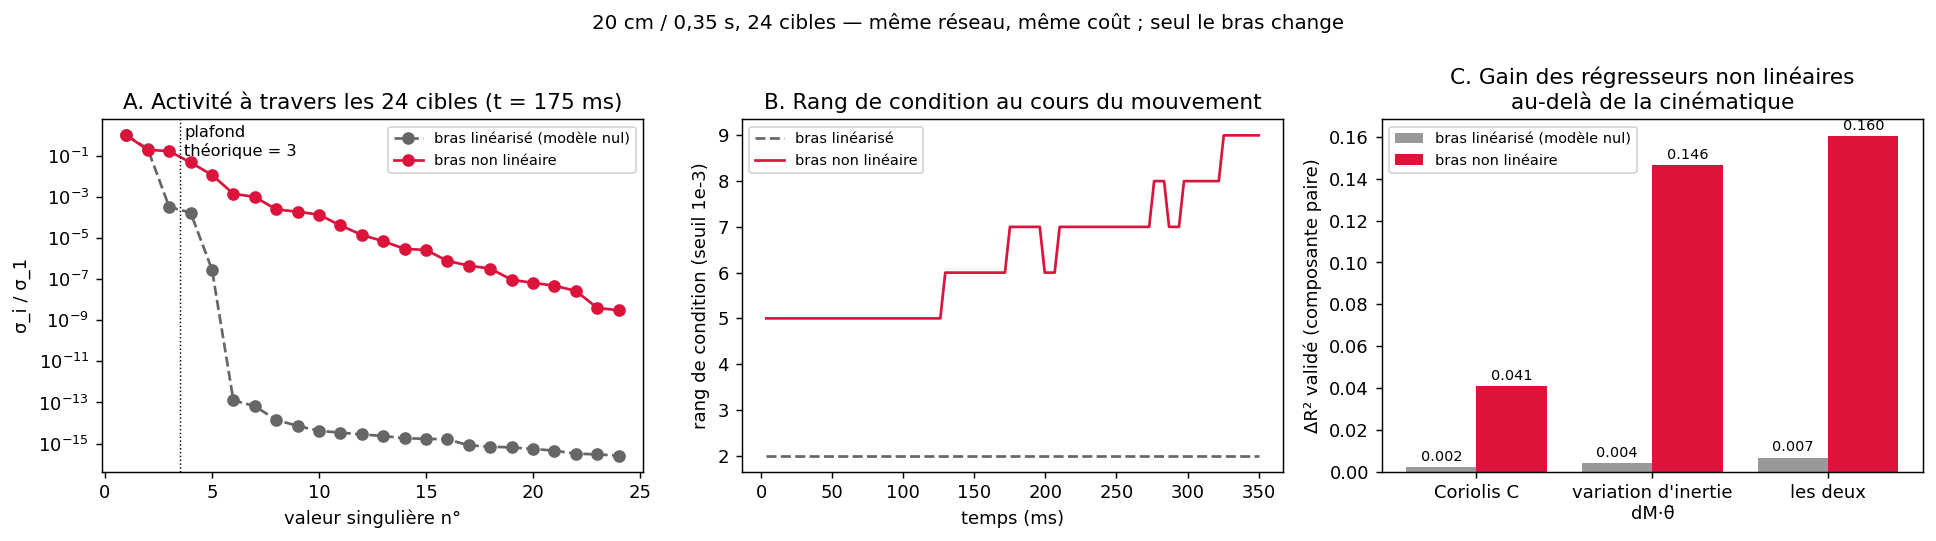

Write Python code to recreate this figure.
"""Linearized-arm null vs nonlinear arm: condition rank and dR2_even.

    python analyses_claude/fig_null_model.py
"""
import os
import sys
import numpy as np
import matplotlib
matplotlib.use("Agg")
import matplotlib.pyplot as plt

proj = sys.argv[1] if len(sys.argv) > 1 else os.path.dirname(os.path.dirname(os.path.abspath(__file__)))
sys.path.insert(0, proj)
import predictions

nl = np.load(f"{proj}/centerout_nl24_big.npz", allow_pickle=True)
li = np.load(f"{proj}/centerout_lin24_big.npz", allow_pickle=True)
N = int(nl["N"])
t = nl["t"] * 1000

def svals(d, k):
    r = d["states"][:, :, :N]
    s = np.linalg.svd(r[:, k, :], compute_uv=False)
    return s / s[0]

def rank_t(d, tol=1e-3):
    r = d["states"][:, :, :N]
    return np.array([(lambda s: (s > tol * s[0]).sum())(np.linalg.svd(r[:, k, :], compute_uv=False))
                     for k in range(1, r.shape[1])])

k_mid = len(t) // 2
fig, ax = plt.subplots(1, 3, figsize=(15, 4.2))

i = np.arange(1, 25)
ax[0].semilogy(i, svals(li, k_mid), "o--", color="0.4", label="bras linéarisé (modèle nul)")
ax[0].semilogy(i, svals(nl, k_mid), "o-", color="crimson", label="bras non linéaire")
ax[0].axvline(3.5, color="k", lw=0.8, ls=":")
ax[0].text(3.7, 1e-1, "plafond\nthéorique = 3", fontsize=9)
ax[0].set_xlabel("valeur singulière n°")
ax[0].set_ylabel("σ_i / σ_1")
ax[0].set_title(f"A. Activité à travers les 24 cibles (t = {t[k_mid]:.0f} ms)")
ax[0].legend(fontsize=8)

ax[1].plot(t[1:], rank_t(li), color="0.4", ls="--", label="bras linéarisé")
ax[1].plot(t[1:], rank_t(nl), color="crimson", label="bras non linéaire")
ax[1].set_xlabel("temps (ms)")
ax[1].set_ylabel("rang de condition (seuil 1e-3)")
ax[1].set_title("B. Rang de condition au cours du mouvement")
ax[1].legend(fontsize=8)

dur = float(nl["duration"])
terms = [("coriolis", "Coriolis C"), ("Mvar", "variation d'inertie\ndM·θ̈"), ("both", "les deux")]
v_nl = [predictions.term_dr2(nl["states"], N, dur, term=k, even=True) for k, _ in terms]
v_li = [predictions.term_dr2(li["states"], N, dur, term=k, even=True) for k, _ in terms]
v_nl = [float(v[0]) for v in v_nl]
v_li = [float(v[0]) for v in v_li]
x = np.arange(3)
ax[2].bar(x - 0.2, v_li, 0.4, color="0.6", label="bras linéarisé (modèle nul)")
ax[2].bar(x + 0.2, v_nl, 0.4, color="crimson", label="bras non linéaire")
for xi, a, b in zip(x, v_li, v_nl):
    ax[2].text(xi - 0.2, a + 0.003, f"{a:.3f}", ha="center", fontsize=8)
    ax[2].text(xi + 0.2, b + 0.003, f"{b:.3f}", ha="center", fontsize=8)
ax[2].set_xticks(x, [l for _, l in terms])
ax[2].set_ylabel("ΔR² validé (composante paire)")
ax[2].set_title("C. Gain des régresseurs non linéaires\nau-delà de la cinématique")
ax[2].legend(fontsize=8)

fig.suptitle("20 cm / 0,35 s, 24 cibles — même réseau, même coût ; seul le bras change", fontsize=11)
fig.tight_layout()
out = f"{proj}/analyses_claude/fig_null_model.png"
fig.savefig(out, dpi=130, bbox_inches="tight")
print(out, "ranks lin/nl median:", np.median(rank_t(li)), np.median(rank_t(nl)), "dR2", v_li, v_nl)
